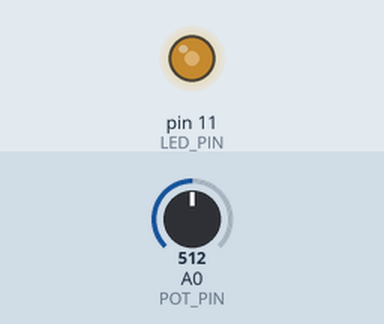
Recording of a sketch running on a simulated Arduino Uno, built with avr-gcc and run on an emulated ATmega328P. Shown: output pins drawn as LEDs (lit = HIGH). The test bench sets the inputs (shaded band); at power-on: A0 (POT_PIN) = 512.

Above: at 1.2 s.
1.3 s: A0 (POT_PIN) set to 716
At 1.6 s:
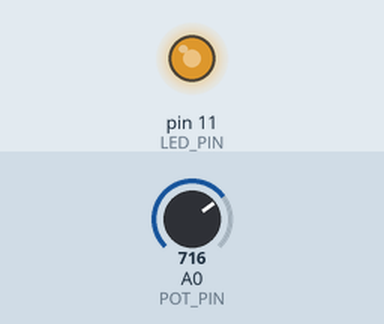
2.8 s: A0 (POT_PIN) set to 900
At 3.9 s:
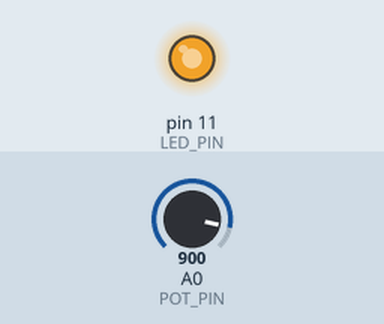
4.3 s: A0 (POT_PIN) set to 122
At 5.1 s:
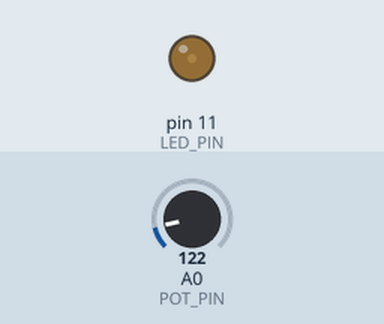
5.8 s: A0 (POT_PIN) set to 0
At 6.2 s:
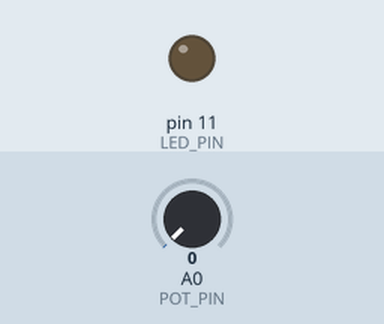
7.3 s: A0 (POT_PIN) set to 511
At 8.5 s:
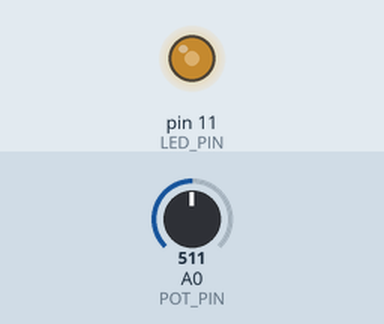
Timing chart, 0 to 9.8 s (numbered marks = the images above; inputs shaded):
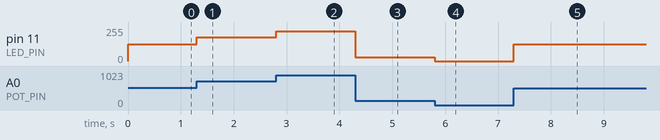

The sketch:

light_control.ino
```cpp
int LED_PIN = 11;
int POT_PIN = A0;

void setup() {
  pinMode(LED_PIN, OUTPUT);
  pinMode(POT_PIN, INPUT);
}

void loop() {
  int rotation, brightness;

  rotation = analogRead(POT_PIN);
  brightness = map(rotation, 0, 1023, 0, 255);
  analogWrite(LED_PIN, brightness);
}
```

Measured:
- after the input at 1.3 s, pin 11 (LED_PIN): 127/255 → 178/255 at once
- after the input at 2.8 s, pin 11 (LED_PIN): 178/255 → 224/255 at once
- after the input at 4.3 s, pin 11 (LED_PIN): 224/255 → 30/255 at once
- after the input at 5.8 s, pin 11 (LED_PIN): 30/255 → 0/255 at once
- after the input at 7.3 s, pin 11 (LED_PIN): 0/255 → 127/255 at once
